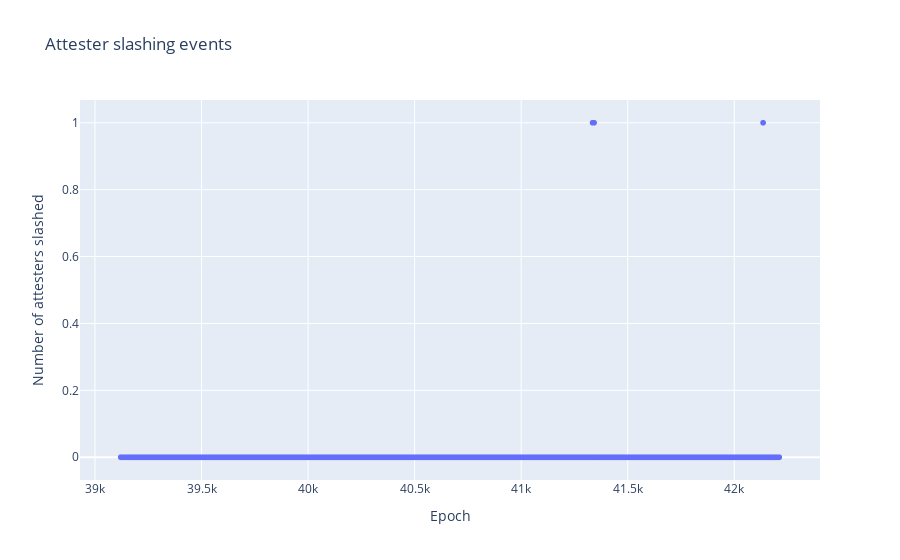

Source (notebook cell):
### Markdown cell above
## Attester and proposer slashing

### Code cell
px.scatter(x=df1['epoch'], y=df1['attestor_slashing'], labels = {"x": "Epoch", "y": "Number of attesters slashed"}, title = "Attester slashing events")

### Figure 1 — Plotly figure (JSON) as saved in the notebook; plotly's stock layout.template omitted (floating-point values rounded to 4 significant figures; data arrays with more than 128 entries replaced by an {"elided": "..."} marker saying what was removed)
{"data": [{"hovertemplate": "Epoch=%{x}<br>Number of attesters slashed=%{y}<extra></extra>", "legendgroup": "", "marker": {"color": "#636efa", "symbol": "circle"}, "mode": "markers", "name": "", "showlegend": false, "type": "scattergl", "x": {"elided": "3091 int values"}, "xaxis": "x", "y": {"elided": "3091 int values"}, "yaxis": "y"}], "layout": {"autosize": true, "legend": {"tracegroupgap": 0}, "title": {"text": "Attester slashing events"}, "xaxis": {"anchor": "y", "autorange": true, "domain": [0, 1], "range": [38930.0, 42400.0], "title": {"text": "Epoch"}, "type": "linear"}, "yaxis": {"anchor": "x", "autorange": true, "domain": [0, 1], "range": [-0.07325, 1.073], "title": {"text": "Number of attesters slashed"}, "type": "linear"}}}
